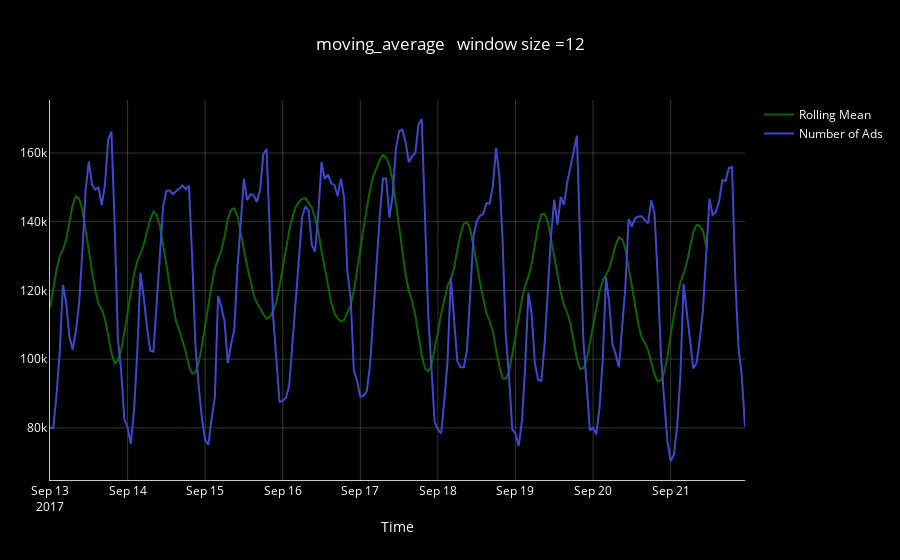

The notebook cell saved with this chart:
### Code cell
plot_moving_average(ads,'Ads',12)

### Figure 1 — Plotly figure (JSON) as saved in the notebook; plotly's stock layout.template omitted (floating-point values rounded to 4 significant figures; data arrays with more than 128 entries replaced by an {"elided": "..."} marker saying what was removed)
{"data": [{"marker": {"color": "rgba(16,112,2,0.9)"}, "mode": "lines", "name": "Rolling Mean", "type": "scatter", "x": {"elided": "216 str values"}, "y": {"elided": "204 float values"}}, {"line": {"color": "rgb(63, 72, 204)"}, "marker": {"color": "rgba(16,112,2,0.9)"}, "mode": "lines", "name": "Number of Ads", "type": "scatter", "x": {"elided": "216 str values"}, "y": {"elided": "216 int values"}}], "layout": {"font": {"color": "#FFFFFF"}, "margin": {"l": 50, "r": 30}, "paper_bgcolor": "rgb(0, 0, 0)", "plot_bgcolor": "rgb(0, 0, 0)", "title": "moving_average \n window size =12", "xaxis": {"gridcolor": "rgba(255,255,255,0.2)", "linecolor": "rgba(255,255,255, 0.8)", "showgrid": true, "title": "Time"}, "yaxis": {"gridcolor": "rgba(255,255,255,0.2)", "linecolor": "rgba(255,255,255, 0.8)", "showgrid": true}}}
